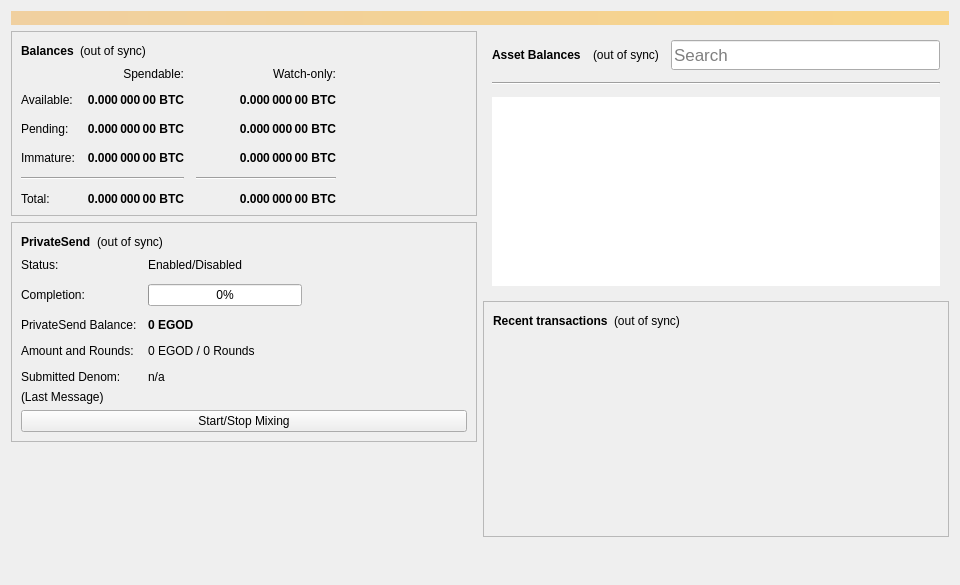
<?xml version="1.0" encoding="UTF-8"?>
<ui version="4.0">
 <class>OverviewPage</class>
 <widget class="QWidget" name="OverviewPage">
  <property name="geometry">
   <rect>
    <x>0</x>
    <y>0</y>
    <width>960</width>
    <height>585</height>
   </rect>
  </property>
  <property name="minimumSize">
   <size>
    <width>960</width>
    <height>0</height>
   </size>
  </property>
  <property name="windowTitle">
   <string>Form</string>
  </property>
  <layout class="QVBoxLayout" name="topLayout">
   <item>
    <widget class="QLabel" name="labelAlerts">
     <property name="visible">
      <bool>false</bool>
     </property>
     <property name="styleSheet">
      <string notr="true">QLabel { background-color: qlineargradient(x1: 0, y1: 0, x2: 1, y2: 0, stop:0 #F0D0A0, stop:1 #F8D488); color:#000000; }</string>
     </property>
     <property name="wordWrap">
      <bool>true</bool>
     </property>
     <property name="margin">
      <number>3</number>
     </property>
     <property name="textInteractionFlags">
      <set>Qt::TextSelectableByMouse</set>
     </property>
    </widget>
   </item>
   <item>
    <layout class="QHBoxLayout" name="horizontalLayout" stretch="1,1">
     <item>
      <layout class="QVBoxLayout" name="verticalLayout_2">
       <item>
        <widget class="QFrame" name="frame">
         <property name="frameShape">
          <enum>QFrame::StyledPanel</enum>
         </property>
         <property name="frameShadow">
          <enum>QFrame::Raised</enum>
         </property>
         <layout class="QVBoxLayout" name="verticalLayout_4">
          <item>
           <layout class="QHBoxLayout" name="horizontalLayout_4">
            <item>
             <widget class="QLabel" name="label_5">
              <property name="font">
               <font>
                <weight>75</weight>
                <bold>true</bold>
               </font>
              </property>
              <property name="text">
               <string>Balances</string>
              </property>
             </widget>
            </item>
            <item>
             <widget class="QLabel" name="labelWalletStatus">
              <property name="toolTip">
               <string>The displayed information may be out of date. Your wallet automatically synchronizes with the Egodcoin network after a connection is established, but this process has not completed yet.</string>
              </property>
              <property name="text">
               <string notr="true">(out of sync)</string>
              </property>
              <property name="alignment">
               <set>Qt::AlignLeading|Qt::AlignLeft|Qt::AlignVCenter</set>
              </property>
             </widget>
            </item>
            <item>
             <spacer name="horizontalSpacer_3">
              <property name="orientation">
               <enum>Qt::Horizontal</enum>
              </property>
              <property name="sizeHint" stdset="0">
               <size>
                <width>40</width>
                <height>20</height>
               </size>
              </property>
             </spacer>
            </item>
           </layout>
          </item>
          <item>
           <layout class="QGridLayout" name="gridLayout">
            <property name="spacing">
             <number>12</number>
            </property>
            <item row="2" column="2">
             <widget class="QLabel" name="labelWatchPending">
              <property name="font">
               <font>
                <weight>75</weight>
                <bold>true</bold>
               </font>
              </property>
              <property name="cursor">
               <cursorShape>IBeamCursor</cursorShape>
              </property>
              <property name="toolTip">
               <string>Unconfirmed transactions to watch-only addresses</string>
              </property>
              <property name="text">
               <string notr="true">0.000 000 00 BTC</string>
              </property>
              <property name="alignment">
               <set>Qt::AlignRight|Qt::AlignTrailing|Qt::AlignVCenter</set>
              </property>
              <property name="textInteractionFlags">
               <set>Qt::LinksAccessibleByMouse|Qt::TextSelectableByKeyboard|Qt::TextSelectableByMouse</set>
              </property>
             </widget>
            </item>
            <item row="2" column="1">
             <widget class="QLabel" name="labelUnconfirmed">
              <property name="font">
               <font>
                <weight>75</weight>
                <bold>true</bold>
               </font>
              </property>
              <property name="cursor">
               <cursorShape>IBeamCursor</cursorShape>
              </property>
              <property name="toolTip">
               <string>Total of transactions that have yet to be confirmed, and do not yet count toward the spendable balance</string>
              </property>
              <property name="text">
               <string notr="true">0.000 000 00 BTC</string>
              </property>
              <property name="alignment">
               <set>Qt::AlignRight|Qt::AlignTrailing|Qt::AlignVCenter</set>
              </property>
              <property name="textInteractionFlags">
               <set>Qt::LinksAccessibleByMouse|Qt::TextSelectableByKeyboard|Qt::TextSelectableByMouse</set>
              </property>
             </widget>
            </item>
            <item row="3" column="2">
             <widget class="QLabel" name="labelWatchImmature">
              <property name="font">
               <font>
                <weight>75</weight>
                <bold>true</bold>
               </font>
              </property>
              <property name="cursor">
               <cursorShape>IBeamCursor</cursorShape>
              </property>
              <property name="toolTip">
               <string>Mined balance in watch-only addresses that has not yet matured</string>
              </property>
              <property name="text">
               <string notr="true">0.000 000 00 BTC</string>
              </property>
              <property name="alignment">
               <set>Qt::AlignRight|Qt::AlignTrailing|Qt::AlignVCenter</set>
              </property>
              <property name="textInteractionFlags">
               <set>Qt::LinksAccessibleByMouse|Qt::TextSelectableByKeyboard|Qt::TextSelectableByMouse</set>
              </property>
             </widget>
            </item>
            <item row="4" column="0" colspan="2">
             <widget class="Line" name="lineSpendableBalance">
              <property name="orientation">
               <enum>Qt::Horizontal</enum>
              </property>
             </widget>
            </item>
            <item row="4" column="2">
             <widget class="Line" name="lineWatchBalance">
              <property name="sizePolicy">
               <sizepolicy hsizetype="Preferred" vsizetype="Fixed">
                <horstretch>0</horstretch>
                <verstretch>0</verstretch>
               </sizepolicy>
              </property>
              <property name="minimumSize">
               <size>
                <width>140</width>
                <height>0</height>
               </size>
              </property>
              <property name="orientation">
               <enum>Qt::Horizontal</enum>
              </property>
             </widget>
            </item>
            <item row="5" column="0">
             <widget class="QLabel" name="labelTotalText">
              <property name="text">
               <string>Total:</string>
              </property>
             </widget>
            </item>
            <item row="3" column="1">
             <widget class="QLabel" name="labelImmature">
              <property name="font">
               <font>
                <weight>75</weight>
                <bold>true</bold>
               </font>
              </property>
              <property name="cursor">
               <cursorShape>IBeamCursor</cursorShape>
              </property>
              <property name="toolTip">
               <string>Mined balance that has not yet matured</string>
              </property>
              <property name="text">
               <string notr="true">0.000 000 00 BTC</string>
              </property>
              <property name="alignment">
               <set>Qt::AlignRight|Qt::AlignTrailing|Qt::AlignVCenter</set>
              </property>
              <property name="textInteractionFlags">
               <set>Qt::LinksAccessibleByMouse|Qt::TextSelectableByKeyboard|Qt::TextSelectableByMouse</set>
              </property>
             </widget>
            </item>
            <item row="2" column="3">
             <spacer name="horizontalSpacer_2">
              <property name="orientation">
               <enum>Qt::Horizontal</enum>
              </property>
              <property name="sizeHint" stdset="0">
               <size>
                <width>40</width>
                <height>20</height>
               </size>
              </property>
             </spacer>
            </item>
            <item row="3" column="0">
             <widget class="QLabel" name="labelImmatureText">
              <property name="text">
               <string>Immature:</string>
              </property>
             </widget>
            </item>
            <item row="5" column="1">
             <widget class="QLabel" name="labelTotal">
              <property name="font">
               <font>
                <weight>75</weight>
                <bold>true</bold>
               </font>
              </property>
              <property name="cursor">
               <cursorShape>IBeamCursor</cursorShape>
              </property>
              <property name="toolTip">
               <string>Your current total balance</string>
              </property>
              <property name="text">
               <string notr="true">0.000 000 00 BTC</string>
              </property>
              <property name="alignment">
               <set>Qt::AlignRight|Qt::AlignTrailing|Qt::AlignVCenter</set>
              </property>
              <property name="textInteractionFlags">
               <set>Qt::LinksAccessibleByMouse|Qt::TextSelectableByKeyboard|Qt::TextSelectableByMouse</set>
              </property>
             </widget>
            </item>
            <item row="5" column="2">
             <widget class="QLabel" name="labelWatchTotal">
              <property name="font">
               <font>
                <weight>75</weight>
                <bold>true</bold>
               </font>
              </property>
              <property name="cursor">
               <cursorShape>IBeamCursor</cursorShape>
              </property>
              <property name="toolTip">
               <string>Current total balance in watch-only addresses</string>
              </property>
              <property name="text">
               <string notr="true">0.000 000 00 BTC</string>
              </property>
              <property name="alignment">
               <set>Qt::AlignRight|Qt::AlignTrailing|Qt::AlignVCenter</set>
              </property>
              <property name="textInteractionFlags">
               <set>Qt::LinksAccessibleByMouse|Qt::TextSelectableByKeyboard|Qt::TextSelectableByMouse</set>
              </property>
             </widget>
            </item>
            <item row="0" column="2">
             <widget class="QLabel" name="labelWatchonly">
              <property name="text">
               <string>Watch-only:</string>
              </property>
              <property name="alignment">
               <set>Qt::AlignRight|Qt::AlignTrailing|Qt::AlignVCenter</set>
              </property>
             </widget>
            </item>
            <item row="1" column="0">
             <widget class="QLabel" name="labelBalanceText">
              <property name="text">
               <string>Available:</string>
              </property>
             </widget>
            </item>
            <item row="1" column="1">
             <widget class="QLabel" name="labelBalance">
              <property name="font">
               <font>
                <weight>75</weight>
                <bold>true</bold>
               </font>
              </property>
              <property name="cursor">
               <cursorShape>IBeamCursor</cursorShape>
              </property>
              <property name="toolTip">
               <string>Your current spendable balance</string>
              </property>
              <property name="text">
               <string notr="true">0.000 000 00 BTC</string>
              </property>
              <property name="alignment">
               <set>Qt::AlignRight|Qt::AlignTrailing|Qt::AlignVCenter</set>
              </property>
              <property name="textInteractionFlags">
               <set>Qt::LinksAccessibleByMouse|Qt::TextSelectableByKeyboard|Qt::TextSelectableByMouse</set>
              </property>
             </widget>
            </item>
            <item row="1" column="2">
             <widget class="QLabel" name="labelWatchAvailable">
              <property name="font">
               <font>
                <weight>75</weight>
                <bold>true</bold>
               </font>
              </property>
              <property name="cursor">
               <cursorShape>IBeamCursor</cursorShape>
              </property>
              <property name="toolTip">
               <string>Your current balance in watch-only addresses</string>
              </property>
              <property name="text">
               <string notr="true">0.000 000 00 BTC</string>
              </property>
              <property name="alignment">
               <set>Qt::AlignRight|Qt::AlignTrailing|Qt::AlignVCenter</set>
              </property>
              <property name="textInteractionFlags">
               <set>Qt::LinksAccessibleByMouse|Qt::TextSelectableByKeyboard|Qt::TextSelectableByMouse</set>
              </property>
             </widget>
            </item>
            <item row="2" column="0">
             <widget class="QLabel" name="labelPendingText">
              <property name="text">
               <string>Pending:</string>
              </property>
             </widget>
            </item>
            <item row="0" column="1">
             <widget class="QLabel" name="labelSpendable">
              <property name="text">
               <string>Spendable:</string>
              </property>
              <property name="alignment">
               <set>Qt::AlignRight|Qt::AlignTrailing|Qt::AlignVCenter</set>
              </property>
             </widget>
            </item>
           </layout>
          </item>
         </layout>
        </widget>
       </item>
       <item>
        <widget class="QFrame" name="framePrivateSend">
         <property name="layoutDirection">
          <enum>Qt::LeftToRight</enum>
         </property>
         <property name="frameShape">
          <enum>QFrame::StyledPanel</enum>
         </property>
         <property name="frameShadow">
          <enum>QFrame::Raised</enum>
         </property>
         <layout class="QVBoxLayout" name="VerticalLayout_PS1">
          <item>
           <layout class="QHBoxLayout" name="horizontalLayout_5">
            <item>
             <widget class="QLabel" name="labelPrivateSendHeader">
              <property name="font">
               <font>
                <weight>75</weight>
                <bold>true</bold>
               </font>
              </property>
              <property name="text">
               <string>PrivateSend</string>
              </property>
             </widget>
            </item>
            <item>
             <widget class="QLabel" name="labelPrivateSendSyncStatus">
              <property name="toolTip">
               <string>The displayed information may be out of date. Your wallet automatically synchronizes with the Egodcoin network after a connection is established, but this process has not completed yet.</string>
              </property>
              <property name="text">
               <string notr="true">(out of sync)</string>
              </property>
              <property name="alignment">
               <set>Qt::AlignLeading|Qt::AlignLeft|Qt::AlignVCenter</set>
              </property>
             </widget>
            </item>
            <item>
             <spacer name="horizontalSpacer_4">
              <property name="orientation">
               <enum>Qt::Horizontal</enum>
              </property>
              <property name="sizeHint" stdset="0">
               <size>
                <width>40</width>
                <height>20</height>
               </size>
              </property>
             </spacer>
            </item>
           </layout>
          </item>
          <item>
           <layout class="QFormLayout" name="privateSendFormLayout">
            <property name="fieldGrowthPolicy">
             <enum>QFormLayout::AllNonFixedFieldsGrow</enum>
            </property>
            <property name="horizontalSpacing">
             <number>11</number>
            </property>
            <property name="verticalSpacing">
             <number>12</number>
            </property>
            <item row="0" column="0">
             <widget class="QLabel" name="labelPrivateSendEnabledText">
              <property name="text">
               <string>Status:</string>
              </property>
             </widget>
            </item>
            <item row="0" column="1">
             <widget class="QLabel" name="labelPrivateSendEnabled">
              <property name="text">
               <string>Enabled/Disabled</string>
              </property>
             </widget>
            </item>
            <item row="1" column="0">
             <widget class="QLabel" name="labelCompletitionText">
              <property name="text">
               <string>Completion:</string>
              </property>
             </widget>
            </item>
            <item row="1" column="1">
             <widget class="QProgressBar" name="privateSendProgress">
              <property name="maximumSize">
               <size>
                <width>154</width>
                <height>16777215</height>
               </size>
              </property>
              <property name="value">
               <number>0</number>
              </property>
             </widget>
            </item>
            <item row="2" column="0">
             <widget class="QLabel" name="labelAnonymizedText">
              <property name="text">
               <string>PrivateSend Balance:</string>
              </property>
             </widget>
            </item>
            <item row="2" column="1">
             <widget class="QLabel" name="labelAnonymized">
              <property name="font">
               <font>
                <weight>75</weight>
                <bold>true</bold>
               </font>
              </property>
              <property name="text">
               <string notr="true">0 EGOD</string>
              </property>
             </widget>
            </item>
            <item row="3" column="0">
             <widget class="QLabel" name="labelAmountAndRoundsText">
              <property name="text">
               <string>Amount and Rounds:</string>
              </property>
             </widget>
            </item>
            <item row="3" column="1">
             <widget class="QLabel" name="labelAmountRounds">
              <property name="text">
               <string>0 EGOD / 0 Rounds</string>
              </property>
             </widget>
            </item>
            <item row="4" column="0">
             <widget class="QLabel" name="labelSubmittedDenomText">
              <property name="text">
               <string>Submitted Denom:</string>
              </property>
             </widget>
            </item>
            <item row="4" column="1">
             <widget class="QLabel" name="labelSubmittedDenom">
              <property name="toolTip">
               <string>The denominations you submitted to the Smartnode.&lt;br&gt;To mix, other users must submit the exact same denominations.</string>
              </property>
              <property name="text">
               <string>n/a</string>
              </property>
             </widget>
            </item>
           </layout>
          </item>
          <item>
           <layout class="QVBoxLayout" name="VerticalLayout_PS">
            <item>
             <widget class="QLabel" name="labelPrivateSendLastMessage">
              <property name="text">
               <string>(Last Message)</string>
              </property>
              <property name="alignment">
               <set>Qt::AlignLeading|Qt::AlignLeft|Qt::AlignTop</set>
              </property>
              <property name="wordWrap">
               <bool>true</bool>
              </property>
             </widget>
            </item>
            <item>
             <widget class="QPushButton" name="togglePrivateSend">
              <property name="sizePolicy">
               <sizepolicy hsizetype="MinimumExpanding" vsizetype="Fixed">
                <horstretch>0</horstretch>
                <verstretch>0</verstretch>
               </sizepolicy>
              </property>
              <property name="text">
               <string>Start/Stop Mixing</string>
              </property>
             </widget>
            </item>
           </layout>
          </item>
         </layout>
        </widget>
       </item>
       <item>
        <spacer name="verticalSpacer">
         <property name="orientation">
          <enum>Qt::Vertical</enum>
         </property>
         <property name="sizeHint" stdset="0">
          <size>
           <width>20</width>
           <height>40</height>
          </size>
         </property>
        </spacer>
       </item>
      </layout>
     </item>
     <item>
      <layout class="QVBoxLayout" name="verticalLayout_3">
       <item>
        <widget class="QFrame" name="assetFrame">
         <property name="minimumSize">
          <size>
           <width>350</width>
           <height>150</height>
          </size>
         </property>
         <property name="autoFillBackground">
          <bool>true</bool>
         </property>
         <property name="frameShape">
          <enum>QFrame::NoFrame</enum>
         </property>
         <property name="frameShadow">
          <enum>QFrame::Plain</enum>
         </property>
         <property name="lineWidth">
          <number>0</number>
         </property>
         <layout class="QVBoxLayout" name="verticalLayout_7">
          <property name="spacing">
           <number>12</number>
          </property>
          <item>
           <layout class="QHBoxLayout" name="assetBalanceHorizontalLayout">
            <item alignment="Qt::AlignVCenter">
             <widget class="QLabel" name="assetBalanceLabel">
              <property name="font">
               <font>
                <weight>75</weight>
                <bold>true</bold>
               </font>
              </property>
              <property name="text">
               <string>Asset Balances</string>
              </property>
             </widget>
            </item>
            <item>
             <widget class="QLabel" name="labelAssetStatus">
              <property name="text">
               <string>(out of sync)</string>
              </property>
             </widget>
            </item>
            <item alignment="Qt::AlignBottom">
             <widget class="QLineEdit" name="assetSearch">
              <property name="sizePolicy">
               <sizepolicy hsizetype="Expanding" vsizetype="Preferred">
                <horstretch>0</horstretch>
                <verstretch>0</verstretch>
               </sizepolicy>
              </property>
              <property name="minimumSize">
               <size>
                <width>0</width>
                <height>30</height>
               </size>
              </property>
              <property name="maximumSize">
               <size>
                <width>16777215</width>
                <height>30</height>
               </size>
              </property>
              <property name="sizeIncrement">
               <size>
                <width>0</width>
                <height>0</height>
               </size>
              </property>
              <property name="baseSize">
               <size>
                <width>0</width>
                <height>0</height>
               </size>
              </property>
              <property name="font">
               <font>
                <pointsize>13</pointsize>
               </font>
              </property>
              <property name="maxLength">
               <number>32</number>
              </property>
              <property name="frame">
               <bool>true</bool>
              </property>
              <property name="alignment">
               <set>Qt::AlignLeading|Qt::AlignLeft|Qt::AlignVCenter</set>
              </property>
              <property name="placeholderText">
               <string>Search</string>
              </property>
              <property name="clearButtonEnabled">
               <bool>true</bool>
              </property>
             </widget>
            </item>
           </layout>
          </item>
          <item>
           <widget class="Line" name="assetBalanceLine">
            <property name="orientation">
             <enum>Qt::Horizontal</enum>
            </property>
           </widget>
          </item>
          <item>
           <widget class="QListView" name="listAssets">
            <property name="frameShape">
             <enum>QFrame::NoFrame</enum>
            </property>
            <property name="lineWidth">
             <number>0</number>
            </property>
            <property name="verticalScrollMode">
             <enum>QAbstractItemView::ScrollPerItem</enum>
            </property>
           </widget>
          </item>
         </layout>
        </widget>
       </item>
       <item>
        <widget class="QFrame" name="frame_2">
         <property name="frameShape">
          <enum>QFrame::StyledPanel</enum>
         </property>
         <property name="frameShadow">
          <enum>QFrame::Raised</enum>
         </property>
         <layout class="QVBoxLayout" name="verticalLayout">
          <item>
           <layout class="QHBoxLayout" name="horizontalLayout_2">
            <item>
             <widget class="QLabel" name="label_4">
              <property name="font">
               <font>
                <weight>75</weight>
                <bold>true</bold>
               </font>
              </property>
              <property name="text">
               <string>Recent transactions</string>
              </property>
             </widget>
            </item>
            <item>
             <widget class="QLabel" name="labelTransactionsStatus">
              <property name="toolTip">
               <string>The displayed information may be out of date. Your wallet automatically synchronizes with the Egodcoin network after a connection is established, but this process has not completed yet.</string>
              </property>
              <property name="text">
               <string notr="true">(out of sync)</string>
              </property>
              <property name="alignment">
               <set>Qt::AlignLeading|Qt::AlignLeft|Qt::AlignVCenter</set>
              </property>
             </widget>
            </item>
            <item>
             <spacer name="horizontalSpacer">
              <property name="orientation">
               <enum>Qt::Horizontal</enum>
              </property>
              <property name="sizeHint" stdset="0">
               <size>
                <width>40</width>
                <height>20</height>
               </size>
              </property>
             </spacer>
            </item>
           </layout>
          </item>
          <item>
           <widget class="QListView" name="listTransactions">
            <property name="styleSheet">
             <string notr="true">QListView { background: transparent; }</string>
            </property>
            <property name="frameShape">
             <enum>QFrame::NoFrame</enum>
            </property>
            <property name="verticalScrollBarPolicy">
             <enum>Qt::ScrollBarAlwaysOff</enum>
            </property>
            <property name="horizontalScrollBarPolicy">
             <enum>Qt::ScrollBarAlwaysOff</enum>
            </property>
            <property name="selectionMode">
             <enum>QAbstractItemView::NoSelection</enum>
            </property>
           </widget>
          </item>
         </layout>
        </widget>
       </item>
       <item>
        <spacer name="verticalSpacer_2">
         <property name="orientation">
          <enum>Qt::Vertical</enum>
         </property>
         <property name="sizeHint" stdset="0">
          <size>
           <width>20</width>
           <height>40</height>
          </size>
         </property>
        </spacer>
       </item>
      </layout>
     </item>
    </layout>
   </item>
  </layout>
 </widget>
 <resources/>
 <connections/>
</ui>
